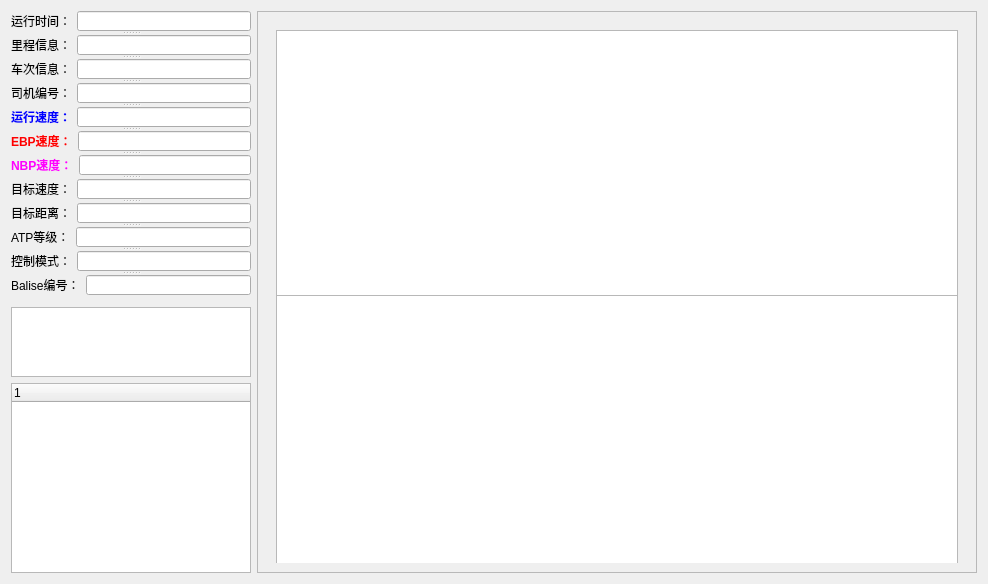
<?xml version="1.0" encoding="UTF-8"?>
<ui version="4.0">
 <class>FormBaseInfo</class>
 <widget class="QWidget" name="FormBaseInfo">
  <property name="geometry">
   <rect>
    <x>0</x>
    <y>0</y>
    <width>976</width>
    <height>576</height>
   </rect>
  </property>
  <property name="windowTitle">
   <string>Form</string>
  </property>
  <layout class="QGridLayout" name="gridLayout">
   <item row="0" column="0">
    <widget class="QSplitter" name="splitter">
     <property name="sizePolicy">
      <sizepolicy hsizetype="Fixed" vsizetype="Fixed">
       <horstretch>0</horstretch>
       <verstretch>0</verstretch>
      </sizepolicy>
     </property>
     <property name="minimumSize">
      <size>
       <width>240</width>
       <height>290</height>
      </size>
     </property>
     <property name="orientation">
      <enum>Qt::Vertical</enum>
     </property>
     <widget class="QWidget" name="layoutWidget">
      <layout class="QHBoxLayout" name="horizontalLayout">
       <item>
        <widget class="QLabel" name="runtime_lb">
         <property name="text">
          <string>运行时间：</string>
         </property>
        </widget>
       </item>
       <item>
        <widget class="QLineEdit" name="runtime_le">
         <property name="alignment">
          <set>Qt::AlignRight|Qt::AlignTrailing|Qt::AlignVCenter</set>
         </property>
        </widget>
       </item>
      </layout>
     </widget>
     <widget class="QWidget" name="layoutWidget_2">
      <layout class="QHBoxLayout" name="horizontalLayout_2">
       <item>
        <widget class="QLabel" name="mil_lb">
         <property name="text">
          <string>里程信息：</string>
         </property>
        </widget>
       </item>
       <item>
        <widget class="QLineEdit" name="mil_le">
         <property name="alignment">
          <set>Qt::AlignRight|Qt::AlignTrailing|Qt::AlignVCenter</set>
         </property>
        </widget>
       </item>
      </layout>
     </widget>
     <widget class="QWidget" name="layoutWidget_3">
      <layout class="QHBoxLayout" name="horizontalLayout_3">
       <item>
        <widget class="QLabel" name="trainno_lb">
         <property name="text">
          <string>车次信息：</string>
         </property>
        </widget>
       </item>
       <item>
        <widget class="QLineEdit" name="trainno_le">
         <property name="alignment">
          <set>Qt::AlignRight|Qt::AlignTrailing|Qt::AlignVCenter</set>
         </property>
        </widget>
       </item>
      </layout>
     </widget>
     <widget class="QWidget" name="layoutWidget_4">
      <layout class="QHBoxLayout" name="horizontalLayout_4">
       <item>
        <widget class="QLabel" name="driverid_lb">
         <property name="text">
          <string>司机编号：</string>
         </property>
        </widget>
       </item>
       <item>
        <widget class="QLineEdit" name="driverid_le">
         <property name="alignment">
          <set>Qt::AlignRight|Qt::AlignTrailing|Qt::AlignVCenter</set>
         </property>
        </widget>
       </item>
      </layout>
     </widget>
     <widget class="QWidget" name="layoutWidget_5">
      <layout class="QHBoxLayout" name="horizontalLayout_5">
       <item>
        <widget class="QLabel" name="curspeed_lb">
         <property name="text">
          <string>&lt;html&gt;&lt;head/&gt;&lt;body&gt;&lt;p&gt;&lt;span style=&quot; font-weight:600; color:#0000ff;&quot;&gt;运行速度：&lt;/span&gt;&lt;/p&gt;&lt;/body&gt;&lt;/html&gt;</string>
         </property>
        </widget>
       </item>
       <item>
        <widget class="QLineEdit" name="curspeed_le">
         <property name="alignment">
          <set>Qt::AlignRight|Qt::AlignTrailing|Qt::AlignVCenter</set>
         </property>
        </widget>
       </item>
      </layout>
     </widget>
     <widget class="QWidget" name="layoutWidget_6">
      <layout class="QHBoxLayout" name="horizontalLayout_6">
       <item>
        <widget class="QLabel" name="label_5">
         <property name="text">
          <string>&lt;html&gt;&lt;head/&gt;&lt;body&gt;&lt;p&gt;&lt;span style=&quot; font-weight:600; color:#ff0000;&quot;&gt;EBP速度：&lt;/span&gt;&lt;/p&gt;&lt;/body&gt;&lt;/html&gt;</string>
         </property>
        </widget>
       </item>
       <item>
        <widget class="QLineEdit" name="ebpspeed_le">
         <property name="alignment">
          <set>Qt::AlignRight|Qt::AlignTrailing|Qt::AlignVCenter</set>
         </property>
        </widget>
       </item>
      </layout>
     </widget>
     <widget class="QWidget" name="layoutWidget_7">
      <layout class="QHBoxLayout" name="horizontalLayout_7">
       <item>
        <widget class="QLabel" name="label_6">
         <property name="text">
          <string>&lt;html&gt;&lt;head/&gt;&lt;body&gt;&lt;p&gt;&lt;span style=&quot; font-weight:600; color:#ff00ff;&quot;&gt;NBP速度：&lt;/span&gt;&lt;/p&gt;&lt;/body&gt;&lt;/html&gt;</string>
         </property>
        </widget>
       </item>
       <item>
        <widget class="QLineEdit" name="nbpspeed_le">
         <property name="alignment">
          <set>Qt::AlignRight|Qt::AlignTrailing|Qt::AlignVCenter</set>
         </property>
        </widget>
       </item>
      </layout>
     </widget>
     <widget class="QWidget" name="layoutWidget_8">
      <layout class="QHBoxLayout" name="horizontalLayout_8">
       <item>
        <widget class="QLabel" name="label_7">
         <property name="text">
          <string>目标速度：</string>
         </property>
        </widget>
       </item>
       <item>
        <widget class="QLineEdit" name="tarspeed_le">
         <property name="alignment">
          <set>Qt::AlignRight|Qt::AlignTrailing|Qt::AlignVCenter</set>
         </property>
        </widget>
       </item>
      </layout>
     </widget>
     <widget class="QWidget" name="layoutWidget_9">
      <layout class="QHBoxLayout" name="horizontalLayout_9">
       <item>
        <widget class="QLabel" name="label_9">
         <property name="text">
          <string>目标距离：</string>
         </property>
        </widget>
       </item>
       <item>
        <widget class="QLineEdit" name="tardist_le">
         <property name="alignment">
          <set>Qt::AlignRight|Qt::AlignTrailing|Qt::AlignVCenter</set>
         </property>
        </widget>
       </item>
      </layout>
     </widget>
     <widget class="QWidget" name="layoutWidget_10">
      <layout class="QHBoxLayout" name="horizontalLayout_10">
       <item>
        <widget class="QLabel" name="label_10">
         <property name="text">
          <string>ATP等级：</string>
         </property>
        </widget>
       </item>
       <item>
        <widget class="QLineEdit" name="runlevel_le">
         <property name="alignment">
          <set>Qt::AlignRight|Qt::AlignTrailing|Qt::AlignVCenter</set>
         </property>
        </widget>
       </item>
      </layout>
     </widget>
     <widget class="QWidget" name="layoutWidget_11">
      <layout class="QHBoxLayout" name="horizontalLayout_11">
       <item>
        <widget class="QLabel" name="label_11">
         <property name="text">
          <string>控制模式：</string>
         </property>
        </widget>
       </item>
       <item>
        <widget class="QLineEdit" name="controlmode_le">
         <property name="alignment">
          <set>Qt::AlignRight|Qt::AlignTrailing|Qt::AlignVCenter</set>
         </property>
        </widget>
       </item>
      </layout>
     </widget>
     <widget class="QWidget" name="layoutWidget_12">
      <layout class="QHBoxLayout" name="horizontalLayout_12">
       <item>
        <widget class="QLabel" name="label_12">
         <property name="text">
          <string>Balise编号：</string>
         </property>
        </widget>
       </item>
       <item>
        <widget class="QLineEdit" name="baliseno_le">
         <property name="alignment">
          <set>Qt::AlignRight|Qt::AlignTrailing|Qt::AlignVCenter</set>
         </property>
        </widget>
       </item>
      </layout>
     </widget>
    </widget>
   </item>
   <item row="0" column="1" rowspan="3">
    <widget class="QFrame" name="frame">
     <property name="minimumSize">
      <size>
       <width>720</width>
       <height>560</height>
      </size>
     </property>
     <property name="frameShape">
      <enum>QFrame::StyledPanel</enum>
     </property>
     <property name="frameShadow">
      <enum>QFrame::Raised</enum>
     </property>
     <layout class="QVBoxLayout" name="verticalLayout">
      <item>
       <widget class="QWidget" name="widget" native="true">
        <layout class="QVBoxLayout" name="verticalLayout_2">
         <item>
          <widget class="QChartView" name="speed_chart">
           <property name="minimumSize">
            <size>
             <width>680</width>
             <height>270</height>
            </size>
           </property>
          </widget>
         </item>
         <item>
          <widget class="QChartView" name="control_chart">
           <property name="minimumSize">
            <size>
             <width>680</width>
             <height>270</height>
            </size>
           </property>
          </widget>
         </item>
        </layout>
       </widget>
      </item>
     </layout>
    </widget>
   </item>
   <item row="1" column="0">
    <widget class="QPlainTextEdit" name="balisepkt_pte">
     <property name="sizePolicy">
      <sizepolicy hsizetype="Preferred" vsizetype="Fixed">
       <horstretch>0</horstretch>
       <verstretch>0</verstretch>
      </sizepolicy>
     </property>
     <property name="minimumSize">
      <size>
       <width>240</width>
       <height>70</height>
      </size>
     </property>
    </widget>
   </item>
   <item row="2" column="0">
    <widget class="QTreeWidget" name="decodepkt_tree">
     <property name="sizePolicy">
      <sizepolicy hsizetype="Preferred" vsizetype="Expanding">
       <horstretch>0</horstretch>
       <verstretch>0</verstretch>
      </sizepolicy>
     </property>
     <property name="minimumSize">
      <size>
       <width>240</width>
       <height>190</height>
      </size>
     </property>
     <column>
      <property name="text">
       <string notr="true">1</string>
      </property>
     </column>
    </widget>
   </item>
  </layout>
 </widget>
 <customwidgets>
  <customwidget>
   <class>QChartView</class>
   <extends>QGraphicsView</extends>
   <header>qchartview.h</header>
  </customwidget>
 </customwidgets>
 <resources/>
 <connections/>
</ui>
